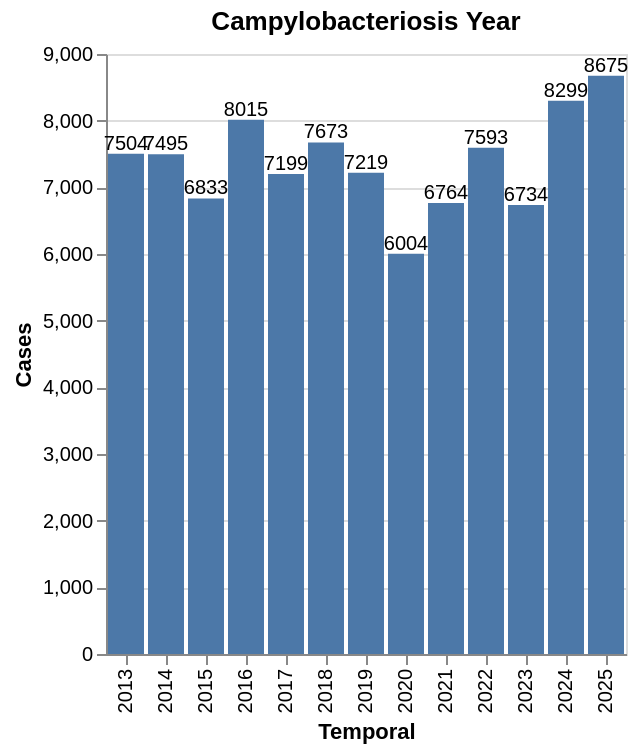

The notebook cell this image was saved under:
### Code cell
# Ohne Kantone
data_year_CH = data_year[data_year["georegion"].isin(["CH"])]

bar_year = alt.Chart(data_year_CH).mark_bar().encode(
    x=alt.X("temporal", title="Temporal"),
    y=alt.Y("value", title="Cases")
).properties(
    title="Campylobacteriosis Year"
)

# Textlabels
text = bar_year.mark_text(
    align="center",
    dy=-5,
    size=10
).encode(
    text="value:Q"
)

bar_year = bar_year + text
bar_year

### Figure 1 — Vega-Lite specification as saved in the notebook (floating-point values rounded to 4 significant figures)
{"config": {"view": {"continuousWidth": 300, "continuousHeight": 300}}, "layer": [{"mark": {"type": "bar"}, "encoding": {"x": {"field": "temporal", "title": "Temporal", "type": "nominal"}, "y": {"field": "value", "title": "Cases", "type": "quantitative"}}, "title": "Campylobacteriosis Year"}, {"mark": {"type": "text", "align": "center", "dy": -5, "size": 10}, "encoding": {"text": {"field": "value", "type": "quantitative"}, "x": {"field": "temporal", "title": "Temporal", "type": "nominal"}, "y": {"field": "value", "title": "Cases", "type": "quantitative"}}, "title": "Campylobacteriosis Year"}], "data": {"name": "data-7fdd6ec4fb6effe8b79f4a95ad83c3bb"}, "$schema": "https://vega.github.io/schema/vega-lite/v6.1.0.json", "datasets": {"data-7fdd6ec4fb6effe8b79f4a95ad83c3bb": [{"valueCategory": "cases", "temporal": "2013", "temporal_type": "year", "georegion": "CH", "georegion_type": "country", "agegroup": "all", "agegroup_type": "agegroup_food", "sex": "all", "value": 7504.0, "pop": 8140000.0, "incValue": 92.19, "valueYearCumSum": null, "valueMean3y": null, "trend": NaN, "prct": 99.4, "deltaValue": null, "deltaIncValue": null, "incValuePrctChange": null, "valueMean5y": null, "dataComplete": true}, {"valueCategory": "cases", "temporal": "2014", "temporal_type": "year", "georegion": "CH", "georegion_type": "country", "agegroup": "all", "agegroup_type": "agegroup_food", "sex": "all", "value": 7495.0, "pop": 8238000.0, "incValue": 90.98, "valueYearCumSum": null, "valueMean3y": null, "trend": NaN, "prct": 99.3, "deltaValue": null, "deltaIncValue": null, "incValuePrctChange": null, "valueMean5y": null, "dataComplete": true}, {"valueCategory": "cases", "temporal": "2015", "temporal_type": "year", "georegion": "CH", "georegion_type": "country", "agegroup": "all", "agegroup_type": "agegroup_food", "sex": "all", "value": 6833.0, "pop": 8325000.0, "incValue": 82.08, "valueYearCumSum": null, "valueMean3y": 7277.0, "trend": NaN, "prct": 99.5, "deltaValue": null, "deltaIncValue": null, "incValuePrctChange": null, "valueMean5y": null, "dataComplete": true}, {"valueCategory": "cases", "temporal": "2016", "temporal_type": "year", "georegion": "CH", "georegion_type": "country", "agegroup": "all", "agegroup_type": "agegroup_food", "sex": "all", "value": 8015.0, "pop": 8420000.0, "incValue": 95.2, "valueYearCumSum": null, "valueMean3y": 7448.0, "trend": NaN, "prct": 99.3, "deltaValue": null, "deltaIncValue": null, "incValuePrctChange": null, "valueMean5y": null, "dataComplete": true}, {"valueCategory": "cases", "temporal": "2017", "temporal_type": "year", "georegion": "CH", "georegion_type": "country", "agegroup": "all", "agegroup_type": "agegroup_food", "sex": "all", "value": 7199.0, "pop": 8484000.0, "incValue": 84.85, "valueYearCumSum": null, "valueMean3y": 7349.0, "trend": NaN, "prct": 99.4, "deltaValue": null, "deltaIncValue": null, "incValuePrctChange": null, "valueMean5y": null, "dataComplete": true}, {"valueCategory": "cases", "temporal": "2018", "temporal_type": "year", "georegion": "CH", "georegion_type": "country", "agegroup": "all", "agegroup_type": "agegroup_food", "sex": "all", "value": 7673.0, "pop": 8545000.0, "incValue": 89.8, "valueYearCumSum": null, "valueMean3y": 7629.0, "trend": NaN, "prct": 99.3, "deltaValue": null, "deltaIncValue": null, "incValuePrctChange": null, "valueMean5y": null, "dataComplete": true}, {"valueCategory": "cases", "temporal": "2019", "temporal_type": "year", "georegion": "CH", "georegion_type": "country", "agegroup": "all", "agegroup_type": "agegroup_food", "sex": "all", "value": 7219.0, "pop": 8606000.0, "incValue": 83.88, "valueYearCumSum": null, "valueMean3y": 7364.0, "trend": NaN, "prct": 99.5, "deltaValue": null, "deltaIncValue": null, "incValuePrctChange": null, "valueMean5y": null, "dataComplete": true}, {"valueCategory": "cases", "temporal": "2020", "temporal_type": "year", "georegion": "CH", "georegion_type": "country", "agegroup": "all", "agegroup_type": "agegroup_food", "sex": "all", "value": 6004.0, "pop": 8670000.0, "incValue": 69.25, "valueYearCumSum": null, "valueMean3y": 6965.0, "trend": NaN, "prct": 99.4, "deltaValue": null, "deltaIncValue": null, "incValuePrctChange": null, "valueMean5y": null, "dataComplete": true}, {"valueCategory": "cases", "temporal": "2021", "temporal_type": "year", "georegion": "CH", "georegion_type": "country", "agegroup": "all", "agegroup_type": "agegroup_food", "sex": "all", "value": 6764.0, "pop": 8739000.0, "incValue": 77.4, "valueYearCumSum": null, "valueMean3y": 6662.0, "trend": NaN, "prct": 99.4, "deltaValue": null, "deltaIncValue": null, "incValuePrctChange": null, "valueMean5y": null, "dataComplete": true}, {"valueCategory": "cases", "temporal": "2022", "temporal_type": "year", "georegion": "CH", "georegion_type": "country", "agegroup": "all", "agegroup_type": "agegroup_food", "sex": "all", "value": 7593.0, "pop": 8815000.0, "incValue": 86.13, "valueYearCumSum": null, "valueMean3y": 6787.0, "trend": NaN, "prct": 99.3, "deltaValue": null, "deltaIncValue": null, "incValuePrctChange": null, "valueMean5y": null, "dataComplete": true}, {"valueCategory": "cases", "temporal": "2023", "temporal_type": "year", "georegion": "CH", "georegion_type": "country", "agegroup": "all", "agegroup_type": "agegroup_food", "sex": "all", "value": 6734.0, "pop": 8962000.0, "incValue": 75.14, "valueYearCumSum": null, "valueMean3y": 7030.0, "trend": NaN, "prct": 99.3, "deltaValue": null, "deltaIncValue": null, "incValuePrctChange": null, "valueMean5y": null, "dataComplete": true}, {"valueCategory": "cases", "temporal": "2024", "temporal_type": "year", "georegion": "CH", "georegion_type": "country", "agegroup": "all", "agegroup_type": "agegroup_food", "sex": "all", "value": 8299.0, "pop": 9051000.0, "incValue": 91.69, "valueYearCumSum": null, "valueMean3y": 7542.0, "trend": NaN, "prct": 99.3, "deltaValue": null, "deltaIncValue": null, "incValuePrctChange": null, "valueMean5y": null, "dataComplete": true}, {"valueCategory": "cases", "temporal": "2025", "temporal_type": "year", "georegion": "CH", "georegion_type": "country", "agegroup": "all", "agegroup_type": "agegroup_food", "sex": "all", "value": 8675.0, "pop": 9051000.0, "incValue": 95.85, "valueYearCumSum": null, "valueMean3y": 7903.0, "trend": NaN, "prct": 99.5, "deltaValue": null, "deltaIncValue": null, "incValuePrctChange": null, "valueMean5y": null, "dataComplete": true}]}}
